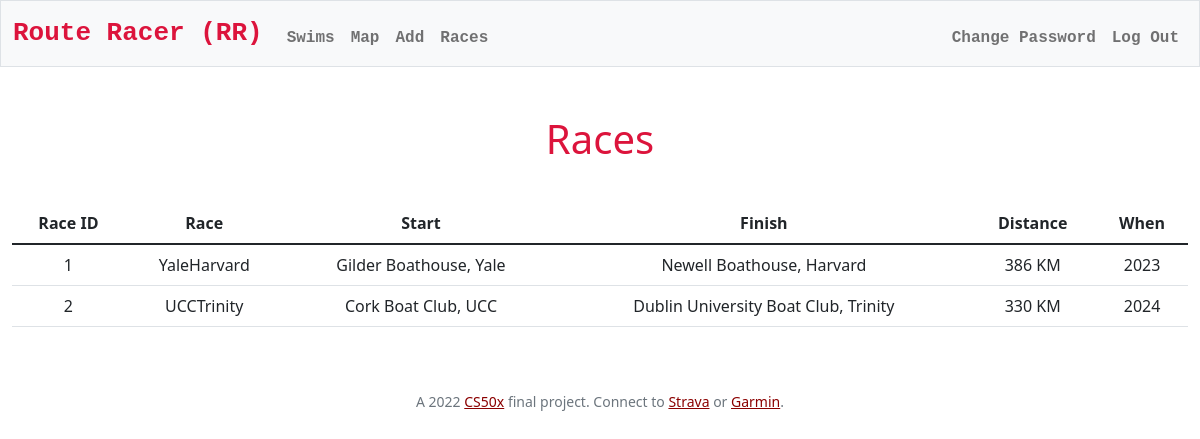
Screenshot of /races (signed in) with the database file from the repository.
### tables this page shows
CREATE TABLE 'races' (
'id' INTEGER PRIMARY KEY AUTOINCREMENT NOT NULL,
'race_name' TEXT NOT NULL,
'start' TEXT NOT NULL,
'finish' TEXT NOT NULL,
'distance' TEXT NOT NULL,'time' TEXT NOT NULL
);

### app.py (the view)
@app.route("/races")
@login_required
def races():
    rows = db.execute("SELECT id, race_name, start, finish, distance, time FROM races")
    races = []
    for row in rows:
        races.append({
            "id": row["id"],
            "race_name": row["race_name"],
            "start": row["start"],
            "finish": row["finish"],
            "distance": row["distance"],
            "time": row["time"]
        })
    return render_template("races.html", races=races)

### app.py (called while the page is built)
@app.after_request
def after_request(response):
    response.headers["Cache-Control"] = "no-cache, no-store, must-revalidate"
    response.headers["Expires"] = 0
    response.headers["Pragma"] = "no-cache"
    return response

### helpers.py (called while the page is built)
def login_required(f):
    @wraps(f)
    def decorated_function(*args, **kwargs):
        if session.get("user_id") is None:
            return redirect("/login")
        return f(*args, **kwargs)
    return decorated_function

### templates/races.html (shortened to what this page needs)
{% extends "layout.html" %}
{% block main %}
<h1>Races</h1>
<table class="table table-hover">
    <thead class="thead-dark">
        <tr>
            <th scope="col">Race ID</th>
            <th scope="col">Race</th>
            <th scope="col">Start</th>
            <th scope="col">Finish</th>
            <th scope="col">Distance</th>
            <th scope="col">When</th>
        </tr>
    </thead>
    <tbody>
        {% for race in races %}
        <tr>
            <td>{{race["id"]}}</td>
            <td>{{race["race_name"]}}</td>
            <td>{{race["start"]}}</td>
            <td>{{race["finish"]}}</td>
            <td>{{race["distance"]}}</td>
            <td>{{race["time"]}}</td>
        </tr>
        {% endfor %}
    </tbody>
</table>
{% endblock %}

### static/styles.css (style rules this page uses)
.h1, h1 { padding-bottom: 2rem; color: crimson; }
h1:first-letter { text-transform:capitalize; }

### rows the page displays
races: id "1", race_name "YaleHarvard", start "Gilder Boathouse, Yale", finish "Newell Boathouse, Harvard", distance "386 KM", time "2023"
races: id "2", race_name "UCCTrinity", start "Cork Boat Club, UCC", finish "Dublin University Boat Club, Trinity", distance "330 KM", time "2024"
